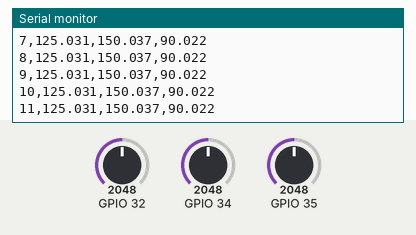
Bench run of a program on a simulated ESP32. Parts: the last lines printed to the serial monitor. The inputs (shaded band) are chosen by the test bench; at power-on: GPIO 32 = 2048, GPIO 34 = 2048, GPIO 35 = 2048 (analog values on the 0–4095 scale).

Above: at 1.2 s.
1.3 s: GPIO 32 set to 2866
At 1.31 s:
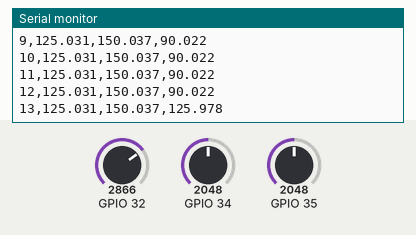
2.8 s: GPIO 34 set to 2866
At 2.82 s:
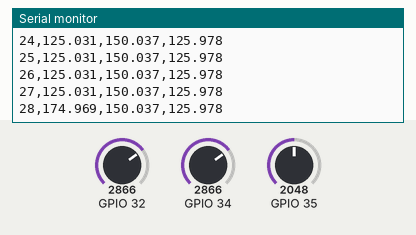
4.3 s: GPIO 35 set to 2866
At 4.33 s:
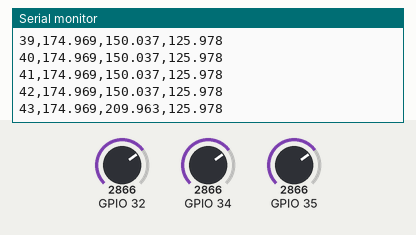
5.8 s: GPIO 32 set to 3603
At 5.83 s:
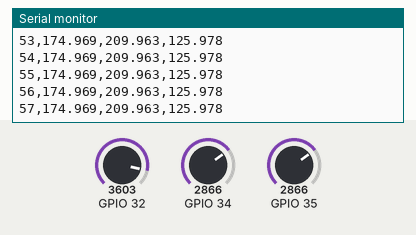
7.3 s: GPIO 34 set to 3603
At 7.34 s:
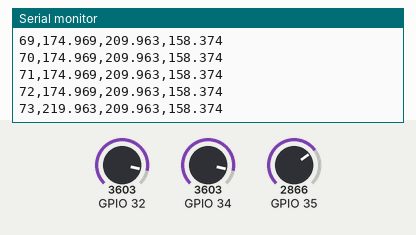
8.8 s: GPIO 35 set to 3603
At 8.85 s:
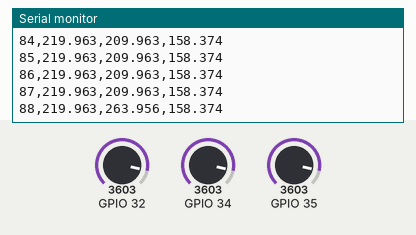
Timing chart, 0 to 11.3 s (numbered marks = the images above; inputs shaded):
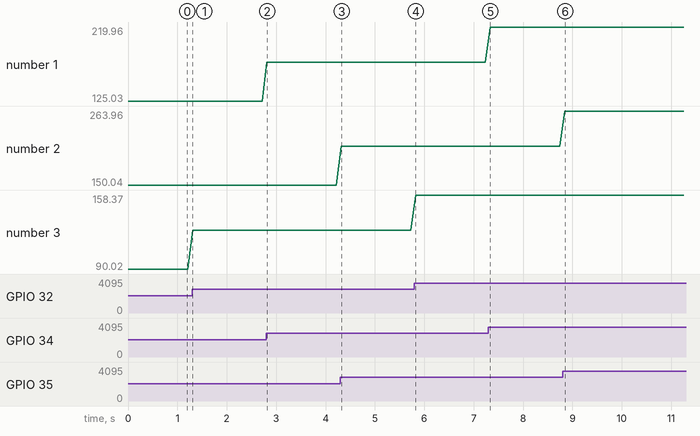

Measured:
- after the input at 1.3 s, the serial monitor: prints a new line at once (image 1)
- after the input at 2.8 s, the serial monitor: prints a new line at once (image 2)
- after the input at 4.3 s, the serial monitor: prints a new line at once (image 3)
- after the input at 7.3 s, the serial monitor: prints a new line at once (image 5)
- after the input at 8.8 s, the serial monitor: prints a new line after 0.05 s (image 6)
- plotted number 1: 125.03 → 174.97 after the input at 2.8 s, 174.97 → 219.96 after the input at 7.3 s
- plotted number 2: 150.04 → 209.96 after the input at 4.3 s, 209.96 → 263.96 after the input at 8.8 s
- plotted number 3: 90.02 → 125.98 after the input at 1.3 s, 125.98 → 158.37 after the input at 5.8 s

The program:

main.cpp
```cpp
#include <Arduino.h>

struct Channel {
  uint8_t pin;
  float minimum;
  float maximum;
};

Channel channels[] = {{34, 0.0f, 250.0f}, {35, 0.0f, 300.0f}, {32, 0.0f, 180.0f}};

float scaleAdc(uint16_t raw, const Channel &channel) {
  const float fraction = constrain(raw / 4095.0f, 0.0f, 1.0f);
  return channel.minimum + fraction * (channel.maximum - channel.minimum);
}

void setup() {
  Serial.begin(115200);
  analogReadResolution(12);
}

void loop() {
  static uint32_t sequence = 0;
  Serial.printf("%lu", static_cast<unsigned long>(sequence++));
  for (const auto &channel : channels) {
    Serial.printf(",%.3f", scaleAdc(analogRead(channel.pin), channel));
  }
  Serial.println();
  delay(100);
}
```
